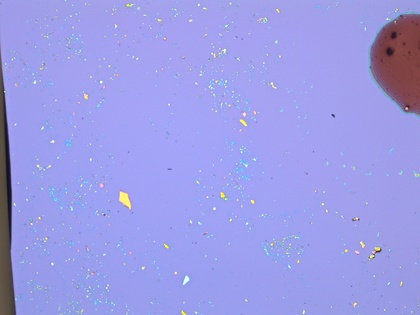
%> input picture image1086.jpg, 420 x 315 px, shrunk from 1024 x 768 before the run
$ octave test.m   (GNU Octave 9; MATLAB toolbox functions it lacks are replaced by stand-ins)
%> lines starting %> are read from the running program, lines starting %| are printed output that depends on the picture
% [5 lines of commented-out code are left out]
close all;
clear all;
I1 = imread('image1086.jpg');
%> I1 is the input picture: size 315x420x3 uint8; mean R, G, B 156.4, 156.3, 229.9
I2 = imread('image1090.jpg');
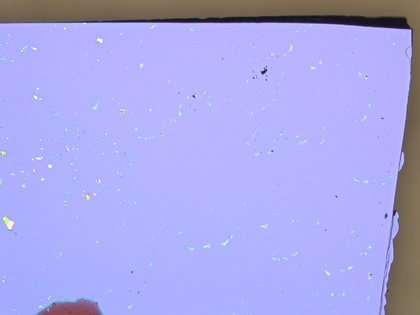
%> input picture image1090.jpg, 420 x 315 px, shrunk from 1024 x 768 before the run
%> I2 is the input picture: size 315x420x3 uint8; mean R, G, B 169.7, 168, 231.8
size(I1)
%> ans = [315 420 3]
size(I2)
%> ans = [315 420 3]
I1_gray = rgb2gray(I1);
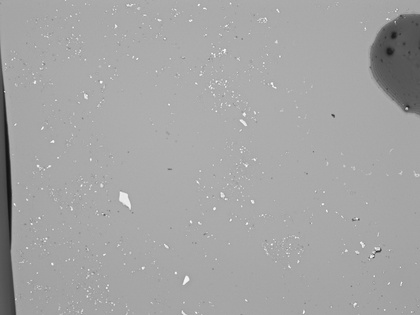
%> I1_gray: size 315x420 uint8; min 15, max 252, mean 164.7
I2_gray = rgb2gray(I2);
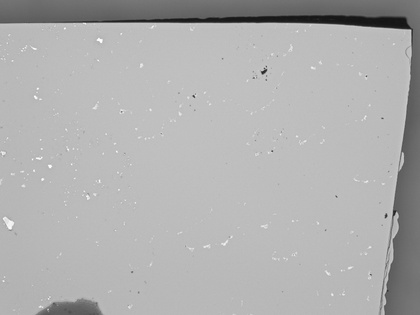
%> I2_gray: size 315x420 uint8; min 19, max 253, mean 175.8

% get points
points1 = detectHarrisFeatures(I1_gray);
%> points1 = 175 points; strongest (x, y): (377, 252), (407, 109), (380, 251), (373, 257), (334, 116)
points2 = detectHarrisFeatures(I2_gray);
%> points2 = 59 points; strongest (x, y): (263, 73), (266, 70), (411, 31), (194, 97), (387, 216)

% get features
[features1, points1] = extractFeatures(I1_gray, points1);
%> points1 = 77 points; strongest (x, y): (334, 116), (358, 220), (101, 83), (215, 209), (272, 84)
[features2, points2] = extractFeatures(I2_gray, points2);
%> points2 = 12 points; strongest (x, y): (263, 73), (266, 70), (194, 97), (273, 152), (254, 78)

loc1 = points1.Location;
%> loc1 = 77 rows, first 12: [72 210; 76 127; 82 186; 86 96; 88 250; 91 78; 91 160; 96 192; 98 213; 101 83; 101 103; 102 186]
loc2 = points2.Location;
%> loc2 = [69 150; 88 197; 100 182; 122 112; 194 97; 225 245; 254 78; 263 73; 266 70; 267 80; 273 152; 337 197]

[match,match_fwd,match_bkwd] = match_features(double(features1.Features),double(features2.Features));
% [13 lines not run here, left out]
% [83 lines left out: functions ransac_homography, compute_homography, rearrange, not called in this run]


function [match,match_fwd,match_bkwd] = match_features(f1,f2)
  %% INPUT
    %% f1,f2: [ number of points x number of features ]
    %% OUTPUT
    %% match, match_fwd, match_bkwd: [ indices in f1, corresponding indices in f2 ]

    % get matches using pdist2 and the ratio test with threshold of 0.7
    % fwd matching
    ratio = 0.7;
    f_dist_m = pdist2(f1,f2);
    len = size(f_dist_m,1);
%> len = 77


    min_1st_index_array = zeros(len,1);
    for i=1:len
        dist_array = f_dist_m(i,:);
        [min_1st, min_1st_index] = min(dist_array);
        dist_array(min_1st_index) = inf;
        min_2nd = min(dist_array);

        if min_1st/min_2nd<=0.7
            min_1st_index_array(i) = min_1st_index;
        end
    end
%> this loop made 77 passes
%> (min_1st, min_1st_index, min_2nd) on passes 1 to 12: (740.7, 10, 748.5), (654.4, 1, 698.5), (466.2, 1, 651.8), (528, 2, 718.7), (690.7, 6, 700.5), (693.5, 1, 726.8), (684.9, 8, 689.3), (641.6, 6, 660.5), (645.4, 11, 655.6), (653.2, 1, 655.9), (566.1, 2, 690.4), (572.1, 1, 745.5)
%> after the loop, dist_array = [796.5 717.5 844.8 758.1 781.4 Inf 693.6 854.9 867.4 912.3 883.2 902.5]; min_1st_index_array = 77 values, max 3 at index 43, min 0 at index 1, mean 0.0779
    match_fwd = [(1:len)' min_1st_index_array];
%> match_fwd = 77 rows, first 12: [1 0; 2 0; 3 0; 4 0; 5 0; 6 0; 7 0; 8 0; 9 0; 10 0; 11 0; 12 0]

    match_fwd(match_fwd(:,2)==0,:)=[];
    % bkwd matching

    len2 = size(f_dist_m,2);
%> len2 = 12
    min_1st_index_array = zeros(len2,1);
    for i=1:len2
        dist_array = f_dist_m(:,i);
        [min_1st, min_1st_index] = min(dist_array);
        dist_array(min_1st_index) = inf;
        min_2nd = min(dist_array);

        if min_1st/min_2nd<=0.7
            min_1st_index_array(i) = min_1st_index;
        end
    end
%> this loop made 12 passes
%> (min_1st, min_1st_index, min_2nd) on passes 1 to 12: (466.2, 3, 536.3), (528, 4, 543.5), (464.5, 47, 499.9), (602.5, 19, 602.8), (499.3, 38, 636.9), (577.2, 51, 623.3), (469.5, 17, 563.3), (684.9, 7, 731), (616.2, 19, 620.2), (599.4, 75, 611.8), (579, 21, 609.4), (604.1, 69, 630.4)
%> after the loop, min_1st_index_array = [0; 0; 0; 0; 0; 0; 0; 0; 0; 0; 0; 0]


    match_bkwd = [(1:len2)' min_1st_index_array];
%> match_bkwd = [1 0; 2 0; 3 0; 4 0; 5 0; 6 0; 7 0; 8 0; 9 0; 10 0; 11 0; 12 0]

    match_bkwd(match_bkwd(:,2)==0,:)=[];
    % fwd bkwd consistency check

    temp = match_bkwd(:,1);
%> temp = []
    match_bkwd(:,1) = match_bkwd(:,2);
    match_bkwd(:,2) = temp;

%> (the run ends here)
